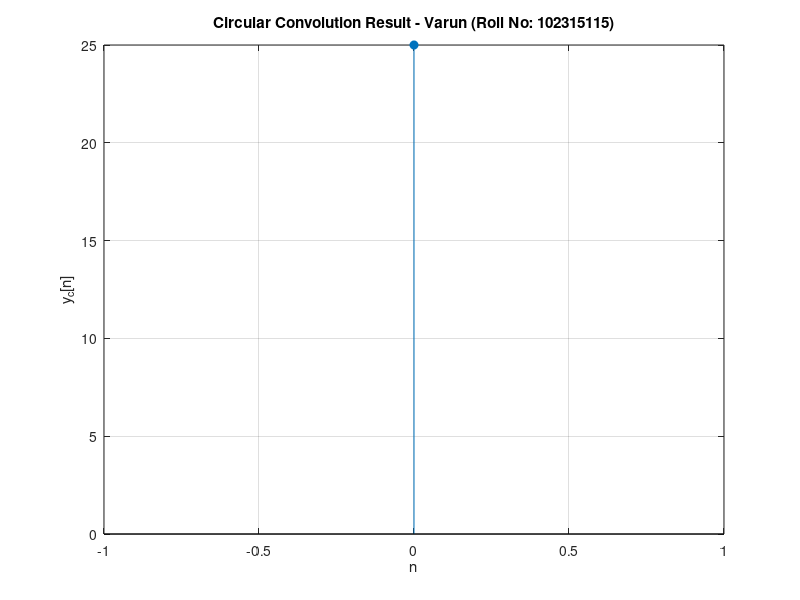
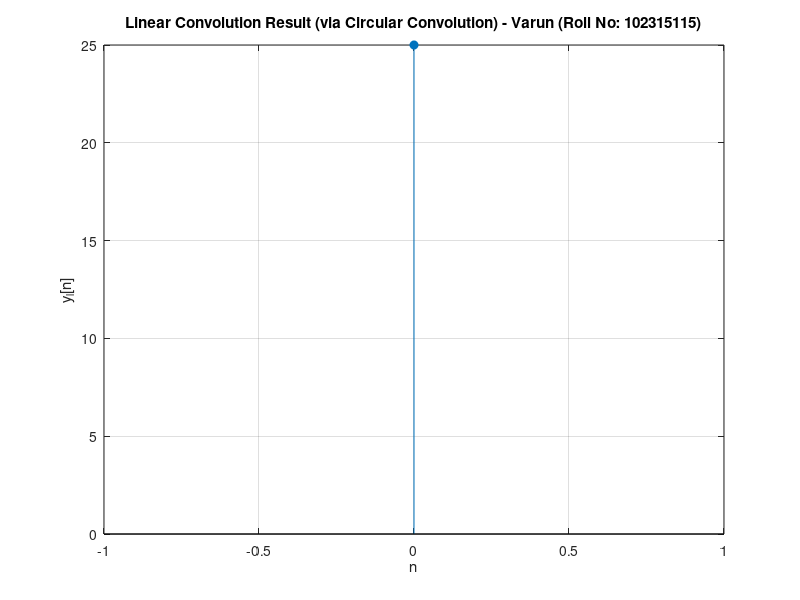

The MATLAB script that drew these images, in order:
% Aim - Compute circular convolution without using direct command and also
%       compute linear convolution using circular convolution
% Name: Varun
% Roll No: 102315115

clc; clear; close all;

% ----- User Input -----
x = input('Enter first sequence x[n]: ');
h = input('Enter second sequence h[n]: ');

% ===================== (a) Circular Convolution =====================
N = max(length(x), length(h));    % Length for circular convolution

% Zero-pad both sequences to length N
x_circ = [x, zeros(1, N - length(x))];
h_circ = [h, zeros(1, N - length(h))];

circ_conv = zeros(1, N);

% Circular convolution formula
for n = 1:N
    for k = 1:N
        m = mod(n-k, N);          % modulo index
        if m == 0, m = N; end
        circ_conv(n) = circ_conv(n) + x_circ(k) * h_circ(m);
    end
end

disp('Circular Convolution Result:');
disp(circ_conv);

figure;
stem(0:N-1, circ_conv, 'filled');
title('Circular Convolution Result - Varun (Roll No: 102315115)');
xlabel('n'); ylabel('y_c[n]');
grid on;

% ===================== (b) Linear Convolution via Circular =====================
L = length(x);
M = length(h);
N_lin = L + M - 1;   % Length of linear convolution

% Zero-pad both sequences to length N_lin
x_lin = [x, zeros(1, N_lin - L)];
h_lin = [h, zeros(1, N_lin - M)];

lin_conv = zeros(1, N_lin);

% Perform circular convolution of length N_lin (this equals linear conv)
for n = 1:N_lin
    for k = 1:N_lin
        m = mod(n-k, N_lin);
        if m == 0, m = N_lin; end
        lin_conv(n) = lin_conv(n) + x_lin(k) * h_lin(m);
    end
end

disp('Linear Convolution Result (using Circular Convolution):');
disp(lin_conv);

figure;
stem(0:N_lin-1, lin_conv, 'filled');
title('Linear Convolution Result (via Circular Convolution) - Varun (Roll No: 102315115)');
xlabel('n'); ylabel('y_l[n]');
grid on;
